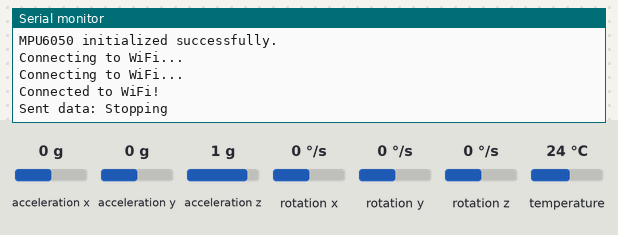
The sketch below on a simulated ESP32. On the bench: the last lines printed to the serial monitor. The test bench sets the inputs (shaded band); at power-on: acceleration x 0 g, acceleration y 0 g, acceleration z 1 g, rotation x 0 °/s, rotation y 0 °/s, rotation z 0 °/s, temperature 24 °C. WiFi joins after 1.5 s; servers stay silent unless stated.

Above: at 3.2 s.
3.3 s: acceleration x set to -1.4 g
At 5.6 s:
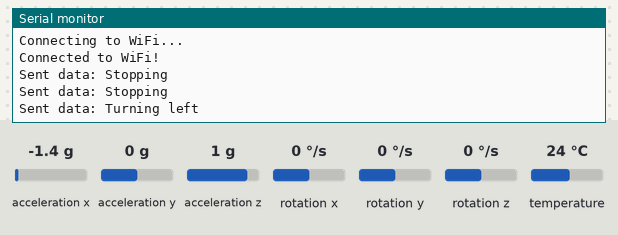
7.3 s: acceleration y set to -1.4 g
At 9.0 s:
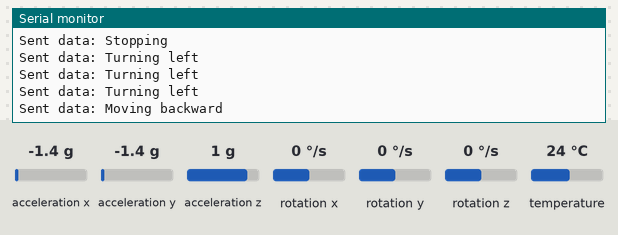
10.9 s: acceleration y set to 1.4 g
At 15.2 s:
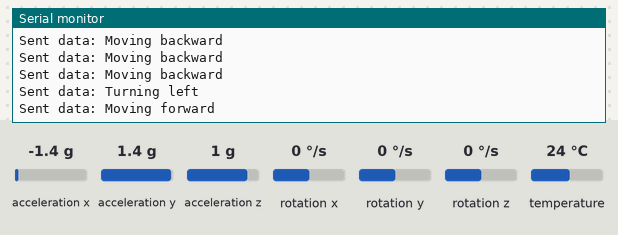

Measured:
- after the input at 3.3 s, the serial monitor: prints a new line after 1.3 s (image 1)
- after the input at 7.3 s, the serial monitor: prints a new line after 0.92 s (image 2)
- after the input at 10.9 s, the serial monitor: prints a new line after 2.1 s (image 3)

The sketch:

imuWithfilter.ino
```cpp
#include <Adafruit_MPU6050.h>
#include <Adafruit_Sensor.h>
#include <Wire.h>
#include <WiFi.h>

const char *ssid = "ESP8266-AP";        // ESP8266 Access Point SSID
const char *password = "12345678";      // ESP8266 Access Point password
const char *host = "192.168.4.1";       // IP of ESP8266 Access Point (default 192.168.4.1)

WiFiClient client;

Adafruit_MPU6050 mpu;
float ax, ay, az;  // Acceleration values
const float alpha = 0.9;  // Low-pass filter factor

void setup() {
  Serial.begin(115200);

  // Initialize the MPU6050 sensor
  if (!mpu.begin()) {
    Serial.println("Could not find a valid MPU6050 sensor. Check wiring!");
    while (1);
  }
  Serial.println("MPU6050 initialized successfully.");

  // Connect to ESP8266 Access Point
  WiFi.begin(ssid, password);
  while (WiFi.status() != WL_CONNECTED) {
    delay(1000);
    Serial.println("Connecting to WiFi...");
  }
  Serial.println("Connected to WiFi!");
}

void loop() {
  // Read the accelerometer data
  sensors_event_t a, g, temp;
  mpu.getEvent(&a, &g, &temp);

  // Apply low-pass filter to smooth acceleration data
  ax = alpha * ax + (1 - alpha) * a.acceleration.x;
  ay = alpha * ay + (1 - alpha) * a.acceleration.y;
  az = alpha * az + (1 - alpha) * a.acceleration.z;

  // Threshold for movement detection
  String movement = "None";
  byte movementByte = 0;

  // Determine movement direction and set corresponding byte value
  if (ay > 1.0) {
    movement = "Moving forward";
    movementByte = B10101;  // Forward command
  } else if (ay < -1.0) {
    movement = "Moving backward";
    movementByte = B01010;  // Backward command
  } else if (ax > 1.0) {
    movement = "Turning right";
    movementByte = B00101;  // Right turn command
  } else if (ax < -1.0) {
    movement = "Turning left";
    movementByte = B00011;  // Left turn command
  } else {
    movement = "Stopping";
    movementByte = B00000;  // Stop command
  }

  // Connect to ESP8266 and send the byte data
  if (WiFi.status() == WL_CONNECTED) {
    if (client.connect(host, 80)) {  // Connect to ESP8266 server
      client.write(movementByte);  // Send movement byte
      Serial.println("Sent data: " + movement);
      client.stop();  // Disconnect after sending
    } else {
      Serial.println("Connection failed");
    }
  }

  delay(1000);  // Delay before sending next data
}
```
